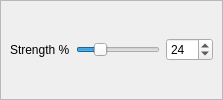
       <widget class="QFrame" name="smooth_frame">
        <property name="sizePolicy">
         <sizepolicy hsizetype="Preferred" vsizetype="Preferred">
          <horstretch>0</horstretch>
          <verstretch>0</verstretch>
         </sizepolicy>
        </property>
        <property name="frameShape">
         <enum>QFrame::StyledPanel</enum>
        </property>
        <property name="frameShadow">
         <enum>QFrame::Raised</enum>
        </property>
        <layout class="QGridLayout">
         <property name="leftMargin">
          <number>9</number>
         </property>
         <property name="topMargin">
          <number>9</number>
         </property>
         <property name="rightMargin">
          <number>9</number>
         </property>
         <property name="bottomMargin">
          <number>9</number>
         </property>
         <property name="spacing">
          <number>6</number>
         </property>
         <item row="0" column="1">
          <widget class="QSlider" name="percentual_slider">
           <property name="toolTip">
            <string>&lt;html&gt;&lt;head&gt;&lt;meta name=&quot;qrichtext&quot; content=&quot;1&quot; /&gt;&lt;style type=&quot;text/css&quot;&gt;
p, li { white-space: pre-wrap; }
&lt;/style&gt;&lt;/head&gt;&lt;body style=&quot; font-family:'Sans Serif'; font-size:9pt; font-weight:400; font-style:normal; text-decoration:none;&quot;&gt;
&lt;p style=&quot;-qt-paragraph-type:empty; margin-top:0px; margin-bottom:0px; margin-left:0px; margin-right:0px; -qt-block-indent:0; text-indent:0px;&quot;&gt;&lt;/p&gt;&lt;/body&gt;&lt;/html&gt;</string>
           </property>
           <property name="maximum">
            <number>100</number>
           </property>
           <property name="value">
            <number>25</number>
           </property>
           <property name="sliderPosition">
            <number>25</number>
           </property>
           <property name="orientation">
            <enum>Qt::Horizontal</enum>
           </property>
          </widget>
         </item>
         <item row="0" column="0">
          <widget class="QLabel" name="label_percentual">
           <property name="text">
            <string>Strength %</string>
           </property>
          </widget>
         </item>
         <item row="0" column="2">
          <widget class="QSpinBox" name="percentual_box">
           <property name="toolTip">
            <string>&lt;html&gt;&lt;head&gt;&lt;meta name=&quot;qrichtext&quot; content=&quot;1&quot; /&gt;&lt;style type=&quot;text/css&quot;&gt;
p, li { white-space: pre-wrap; }
&lt;/style&gt;&lt;/head&gt;&lt;body style=&quot; font-family:'Sans Serif'; font-size:9pt; font-weight:400; font-style:normal; text-decoration:none;&quot;&gt;
&lt;p style=&quot;-qt-paragraph-type:empty; margin-top:0px; margin-bottom:0px; margin-left:0px; margin-right:0px; -qt-block-indent:0; text-indent:0px;&quot;&gt;&lt;/p&gt;&lt;/body&gt;&lt;/html&gt;</string>
           </property>
           <property name="maximum">
            <number>100</number>
           </property>
           <property name="value">
            <number>24</number>
           </property>
          </widget>
         </item>
        </layout>
       </widget>
